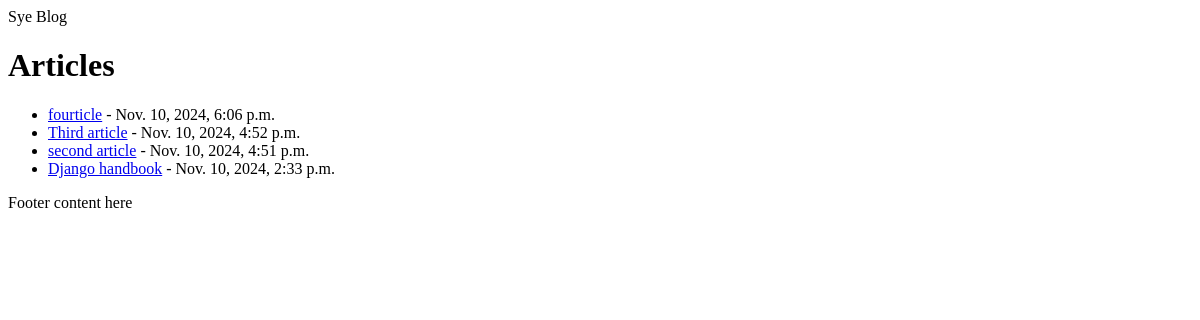
The app's page /, older data.
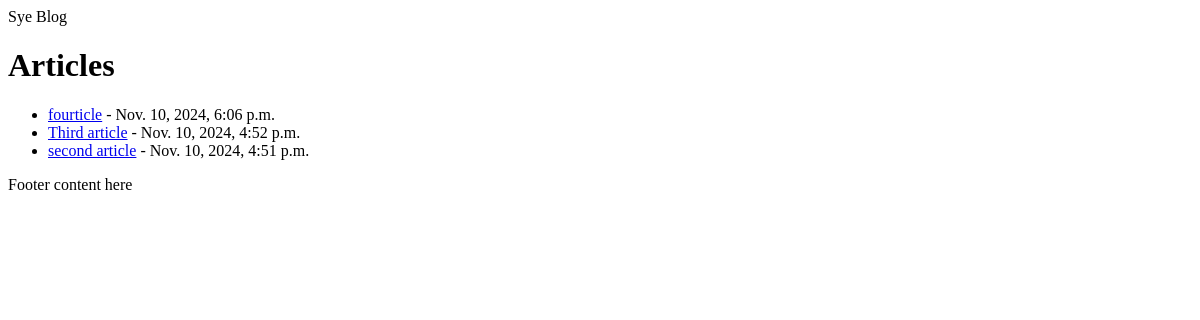
The same page, newer data.
### blog/models.py (models this page shows, shortened)
class Article(models.Model):
    title = models.CharField(max_length=255)
    content = models.TextField()
    date_published = models.DateTimeField(auto_now_add=True)

### blog/views.py (the view)
# urls.py: path('', views.home, name='home'),
def home(request):
    articles = Article.objects.all().order_by('-date_published')
    return render(request, "blog/home.html", {'articles': articles})

### blog/templates/blog/home.html (shortened to what this page needs)
{% extends "blog/base.html" %}
{% block content %}
<h1>Articles</h1>
<ul>
    {% for article in articles %}
        <li><a href="{% url 'article_detail' article.id %}">{{ article.title }}</a> - {{ article.date_published }}</li>
    {% endfor %}
</ul>
{% endblock %}

Row changes from the older to the newer data that the page shows:
removed Article: title "Django handbook", date_published "Nov. 10, 2024, 2:33 p.m."
